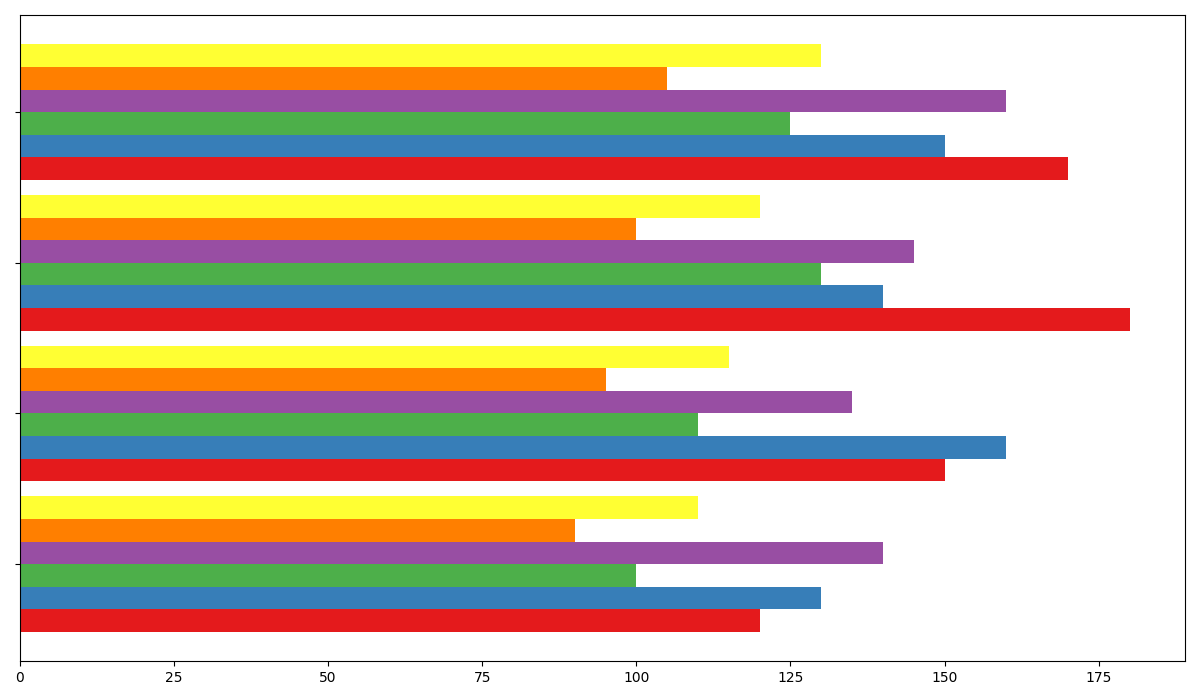

Python code for this plot:
import matplotlib.pyplot as plt
import numpy as np

genres = ['Fiction', 'Non-Fiction', 'Mystery', 'Fantasy', 'Biography', 'Science Fiction']
quarters = ['Q1', 'Q2', 'Q3', 'Q4']

books_sold = [
    [120, 150, 180, 170],
    [130, 160, 140, 150],
    [100, 110, 130, 125],
    [140, 135, 145, 160],
    [90, 95, 100, 105],
    [110, 115, 120, 130]
]

books_sold = np.array(books_sold)

fig, ax = plt.subplots(figsize=(12, 7))

bar_height = 0.15
y_indices = np.arange(len(quarters))

# New colors for the genres
colors = ['#e41a1c', '#377eb8', '#4daf4a', '#984ea3', '#ff7f00', '#ffff33']
for i in range(len(genres)):
    ax.barh(y_indices + i * bar_height, books_sold[i], height=bar_height, color=colors[i])

ax.set_yticks(y_indices + bar_height * 2.5)
ax.set_yticklabels([''] * len(quarters))

ax.set_axisbelow(True)

plt.tight_layout()
plt.show()
